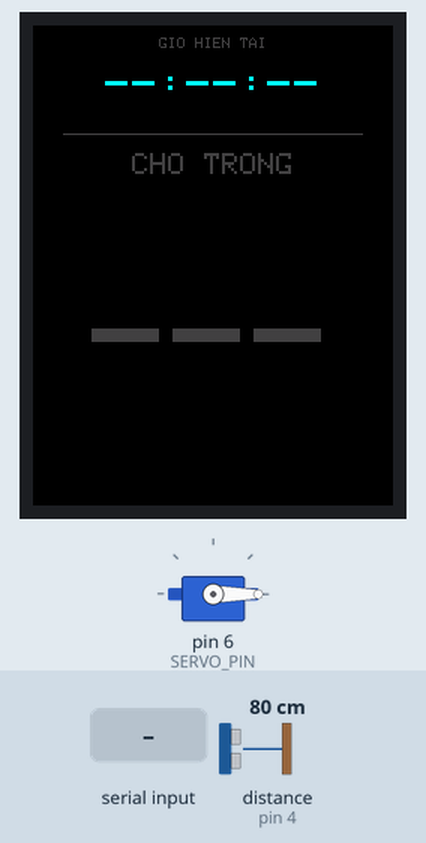
Simulated run of this sketch. Board: Arduino Uno, built with avr-gcc and run on an emulated ATmega328P. Shown: servo, 240×320 colour display. Wiring (inferred from the names in the program): ultrasonic range finder: trigger pin 5; echo pin 4. Inputs (shaded band) come from the test bench; at power-on: distance to the obstacle (sensor on pin 4) 80 cm. The echo pulse lasts 58.3 µs per cm; what the sketch prints to the serial monitor is not drawn.

Above: at 2.2 s.
2.3 s: "SLOTS:\n" received over the second serial link
At 3.1 s:
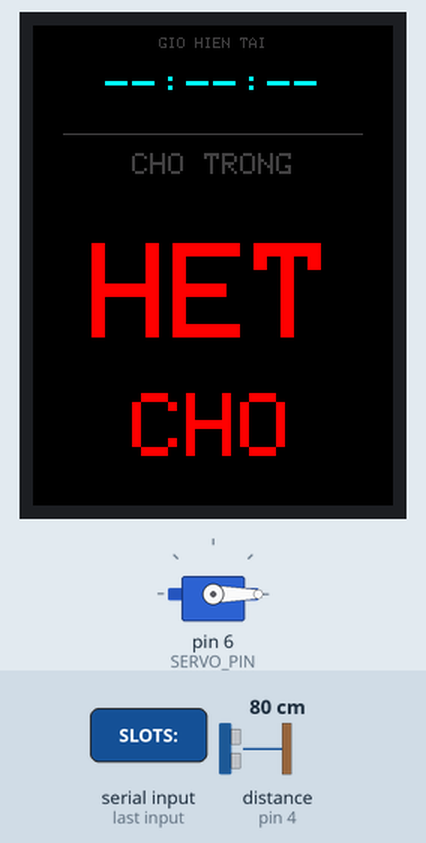
3.8 s: "SLOTS:90\n" received over Serial
At 4.2 s:
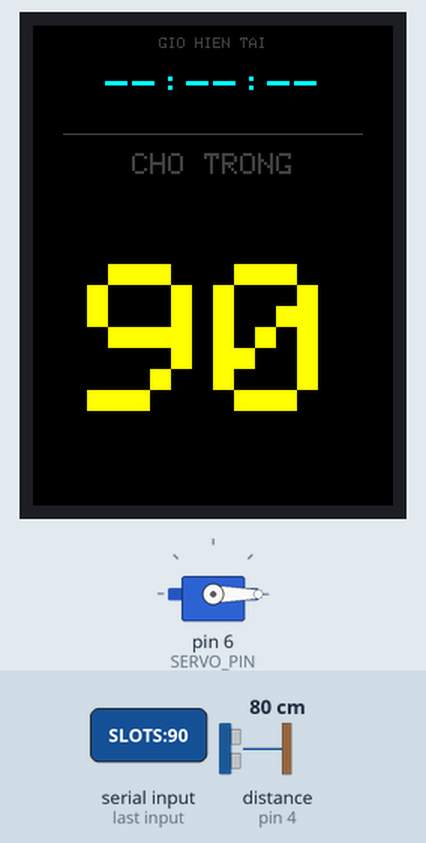
5.3 s: "SLOTS:\n" received over Serial
At 5.31 s:
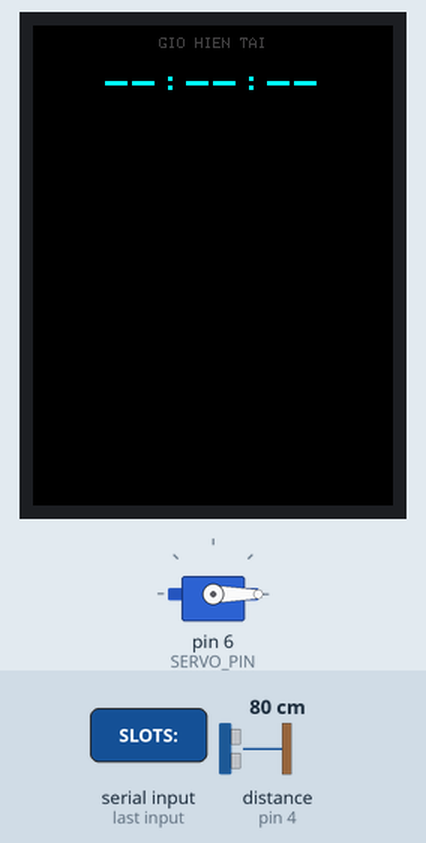
6.8 s: "OPEN\n" received over the second serial link
At 7.8 s:
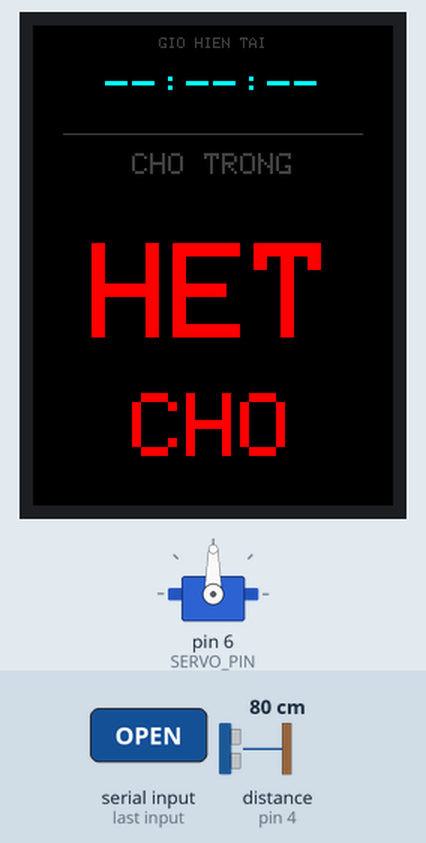
8.3 s: distance to the obstacle (sensor on pin 4) set to 87 cm
At 11.1 s:
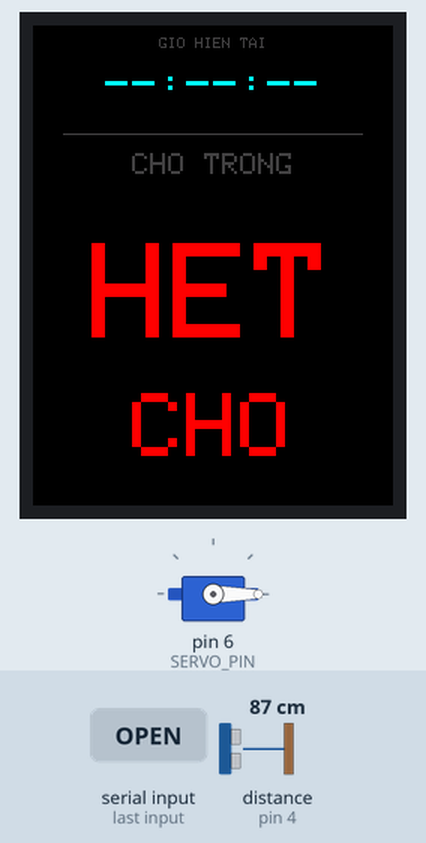
11.3 s: "OPEN\n" received over Serial
At 12.2 s:
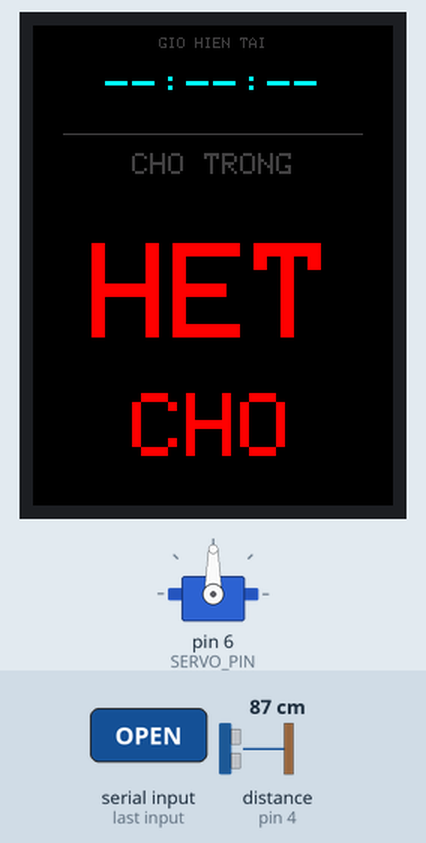
Timing chart, 0 to 13.8 s (numbered marks = the images above; inputs shaded):
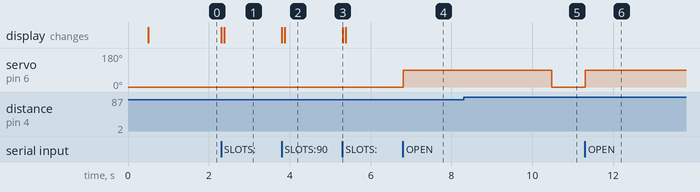

Measured:
- the behaviour switches between 81 and 82 cm on distance to the obstacle (sensor on pin 4) (found by bisection; images 4 and 5)
- after the input at 2.3 s, the display: first changes at once (image 1 shows a later state)
- after the input at 3.8 s, the display: first changes at once (image 2 shows a later state)
- after the input at 5.3 s, the display: changes at once (image 3)
- after the input at 6.8 s, servo on pin 6 (SERVO_PIN): 0° → 90° at once
- after the input at 8.3 s, servo on pin 6 (SERVO_PIN): 90° → 0° after 2.2 s
- after the input at 11.3 s, servo on pin 6 (SERVO_PIN): 0° → 90° at once

The sketch:

entry_gate.ino
```cpp
// ─────────────────────────────────────────────────────────────────────────────
//  ENTRY GATE – Arduino Uno
//  Man TFT 2.4" ILI9341 PORTRAIT 240x320 (rotation=0)
//  Hien thi: dong ho HH:MM:SS + so cho trong trong bai
//  Pin TFT: CS=8, DC=7, RST=A0, MOSI=11, SCK=13
// ─────────────────────────────────────────────────────────────────────────────

#include <SoftwareSerial.h>
#include <Servo.h>
#include <SPI.h>
#include <Adafruit_GFX.h>
#include <Adafruit_ILI9341.h>

// UART voi ESP8266
SoftwareSerial espSerial(2, 3);

// TFT
#define TFT_CS   8
#define TFT_DC   7
#define TFT_RST  A0
Adafruit_ILI9341 tft = Adafruit_ILI9341(TFT_CS, TFT_DC, TFT_RST);

// PORTRAIT 240x320
#define SCR_W 240
#define SCR_H 320

// Mau
#define C_BG     ILI9341_BLACK
#define C_NUMBER ILI9341_YELLOW
#define C_NOSLOT ILI9341_RED
#define C_TIME   ILI9341_CYAN
#define C_WHITE  ILI9341_WHITE
#define C_DIM    0x4208u

// Layout (portrait 240x320):
//   Clock area: y=0   -> y=150  (150px - dong ho lon)
//   Slots area: y=150 -> y=320  (170px - so cho trong)

// Pins
const int TRIG_PIN  = 5;
const int ECHO_PIN  = 4;
const int SERVO_PIN = 6;

// Config
const int  BARRIER_OPEN_DEG    = 90;
const int  BARRIER_CLOSE_DEG   = 0;
const int  DETECT_DISTANCE_CM  = 80;
const long MEASURE_INTERVAL_MS = 200;
const long AUTO_CLOSE_DELAY_MS = 2000;

// State
Servo         barrierServo;
bool          isBarrierOpen   = false;
bool          vehicleDetected = false;
unsigned long lastMeasure     = 0;
unsigned long clearAt         = 0;
bool          pendingClose    = false;
String        rxBuf           = "";
String        usbBuf          = "";

int           availableSlots  = -1;
int           lastDrawnSlots  = -2;
bool          clockSynced     = false;
unsigned long clockBaseSec    = 0;
unsigned long clockBaseMs     = 0;
char          lastTimeBuf[9]  = "";

// Helper - ve text can giua theo chieu ngang
void drawCentered(const char* txt, int16_t y, uint8_t sz,
                  uint16_t color, uint16_t bg) {
  tft.setTextSize(sz);
  tft.setTextColor(color, bg);
  int16_t tw = (int16_t)strlen(txt) * 6 * sz;
  tft.setCursor((SCR_W - tw) / 2, y);
  tft.print(txt);
}

// Ve dong ho (y=0..150)
void drawClock() {
  char timeBuf[9];
  if (!clockSynced) {
    strcpy(timeBuf, "--:--:--");
  } else {
    unsigned long elapsed = (millis() - clockBaseMs) / 1000UL;
    unsigned long t       = clockBaseSec + elapsed;
    snprintf(timeBuf, sizeof(timeBuf), "%02lu:%02lu:%02lu",
             (t / 3600) % 24, (t / 60) % 60, t % 60);
  }
  if (strcmp(timeBuf, lastTimeBuf) == 0) return;
  strcpy(lastTimeBuf, timeBuf);

  // Clock area NHO: y=0..70
  // "GIO HIEN TAI" size 1 (8px) o y=8
  // Time size 3 (24px tall, 144px wide) o y=28
  tft.fillRect(0, 0, SCR_W, 70, C_BG);
  drawCentered("GIO HIEN TAI", 8, 1, C_DIM, C_BG);
  drawCentered(timeBuf, 28, 3, C_TIME, C_BG);
}

// Ve so cho trong (y=70..320) - VUNG LON
void drawSlots() {
  if (availableSlots == lastDrawnSlots) return;
  lastDrawnSlots = availableSlots;

  tft.fillRect(0, 70, SCR_W, 250, C_BG);
  // Duong ke phan cach
  tft.drawFastHLine(20, 72, SCR_W - 40, C_DIM);

  // Label "CHO TRONG" size 2 o y=85
  drawCentered("CHO TRONG", 85, 2, C_DIM, C_BG);

  // Vung so: y=115..315 (200px tall)
  if (availableSlots < 0) {
    drawCentered("---", 175, 9, C_DIM, C_BG);
  } else if (availableSlots == 0) {
    drawCentered("HET", 145, 9, C_NOSLOT, C_BG);
    drawCentered("CHO", 245, 6, C_NOSLOT, C_BG);
  } else {
    char buf[5];
    snprintf(buf, sizeof(buf), "%d", availableSlots);
    int len = strlen(buf);
    // 1 chu so -> size 20 (160px tall); 2 -> size 14 (112px); 3 -> size 9 (72px)
    uint8_t sz = (len == 1) ? 20 : (len == 2) ? 14 : 9;
    int16_t th = 8 * sz;
    int16_t tw = 6 * sz * len;
    int16_t y  = 115 + (200 - th) / 2;
    tft.setTextSize(sz);
    tft.setTextColor(C_NUMBER, C_BG);
    tft.setCursor((SCR_W - tw) / 2, y);
    tft.print(buf);
  }
}

// Barrier
void openBarrier()  { barrierServo.write(BARRIER_OPEN_DEG);  isBarrierOpen = true;  pendingClose = false; }
void closeBarrier() { barrierServo.write(BARRIER_CLOSE_DEG); isBarrierOpen = false; pendingClose = false; }

// Ultrasonic
float measureDistance() {
  digitalWrite(TRIG_PIN, LOW);  delayMicroseconds(2);
  digitalWrite(TRIG_PIN, HIGH); delayMicroseconds(10);
  digitalWrite(TRIG_PIN, LOW);
  long dur = pulseInLong(ECHO_PIN, HIGH, 30000UL);
  return dur ? (dur * 0.034f) / 2.0f : 999.0f;
}

// Handle command
void handleCommand(const String& cmd) {
  if      (cmd == "OPEN")  { openBarrier();  espSerial.println("OK:OPEN"); }
  else if (cmd == "CLOSE") { closeBarrier(); espSerial.println("OK:CLOSE"); }
  else if (cmd == "PING")  { espSerial.println("PONG"); }
  else if (cmd.startsWith("SLOTS:")) {
    int s = cmd.substring(6).toInt();
    if (s != availableSlots) { availableSlots = s; drawSlots(); }
  }
  else if (cmd.startsWith("TIME:") && cmd.length() >= 13) {
    unsigned long hh = cmd.substring(5, 7).toInt();
    unsigned long mm = cmd.substring(8, 10).toInt();
    unsigned long ss = cmd.substring(11, 13).toInt();
    clockBaseSec = hh * 3600UL + mm * 60UL + ss;
    clockBaseMs  = millis();
    clockSynced  = true;
  }
}

// Setup
void setup() {
  Serial.begin(115200);
  espSerial.begin(9600);

  pinMode(TRIG_PIN, OUTPUT);
  pinMode(ECHO_PIN, INPUT);
  barrierServo.attach(SERVO_PIN);
  closeBarrier();

  pinMode(TFT_RST, OUTPUT);
  digitalWrite(TFT_RST, HIGH); delay(10);
  digitalWrite(TFT_RST, LOW);  delay(20);
  digitalWrite(TFT_RST, HIGH); delay(150);

  tft.begin();
  tft.setRotation(0);   // PORTRAIT 240x320 - neu nguoc thi doi thanh 2
  tft.fillScreen(C_BG);

  drawClock();
  drawSlots();

  delay(500);
  espSerial.println("READY");
  Serial.println("[Entry] TFT PORTRAIT 240x320 ready");
}

// Loop
void loop() {
  // 1) ESP UART
  while (espSerial.available()) {
    char c = (char)espSerial.read();
    if (c == '\r') continue;
    if (c == '\n') {
      rxBuf.trim();
      if (rxBuf.length() > 0) { Serial.print("[RX] "); Serial.println(rxBuf); handleCommand(rxBuf); }
      rxBuf = "";
    } else { if (rxBuf.length() < 100) rxBuf += c; }
  }

  // 2) USB Serial (debug)
  while (Serial.available()) {
    char c = (char)Serial.read();
    if (c == '\r') continue;
    if (c == '\n') {
      usbBuf.trim();
      if (usbBuf.length() > 0) handleCommand(usbBuf);
      usbBuf = "";
    } else { if (usbBuf.length() < 100) usbBuf += c; }
  }

  // 3) Cap nhat dong ho moi giay
  drawClock();

  // 4) Cam bien
  unsigned long now = millis();
  if (now - lastMeasure >= MEASURE_INTERVAL_MS) {
    lastMeasure = now;
    bool curr = (measureDistance() < DETECT_DISTANCE_CM);
    if (curr != vehicleDetected) {
      vehicleDetected = curr;
      if (curr) { espSerial.println("SENSOR:DETECTED"); Serial.println("[Sensor] DETECTED"); }
      else {
        espSerial.println("SENSOR:CLEAR"); Serial.println("[Sensor] CLEAR");
        if (isBarrierOpen) { pendingClose = true; clearAt = now; }
      }
    }
  }

  // 5) Tu dong dong barrier
  if (pendingClose && (millis() - clearAt >= AUTO_CLOSE_DELAY_MS)) {
    closeBarrier();
    pendingClose = false;
  }

  delay(10);
}
```
